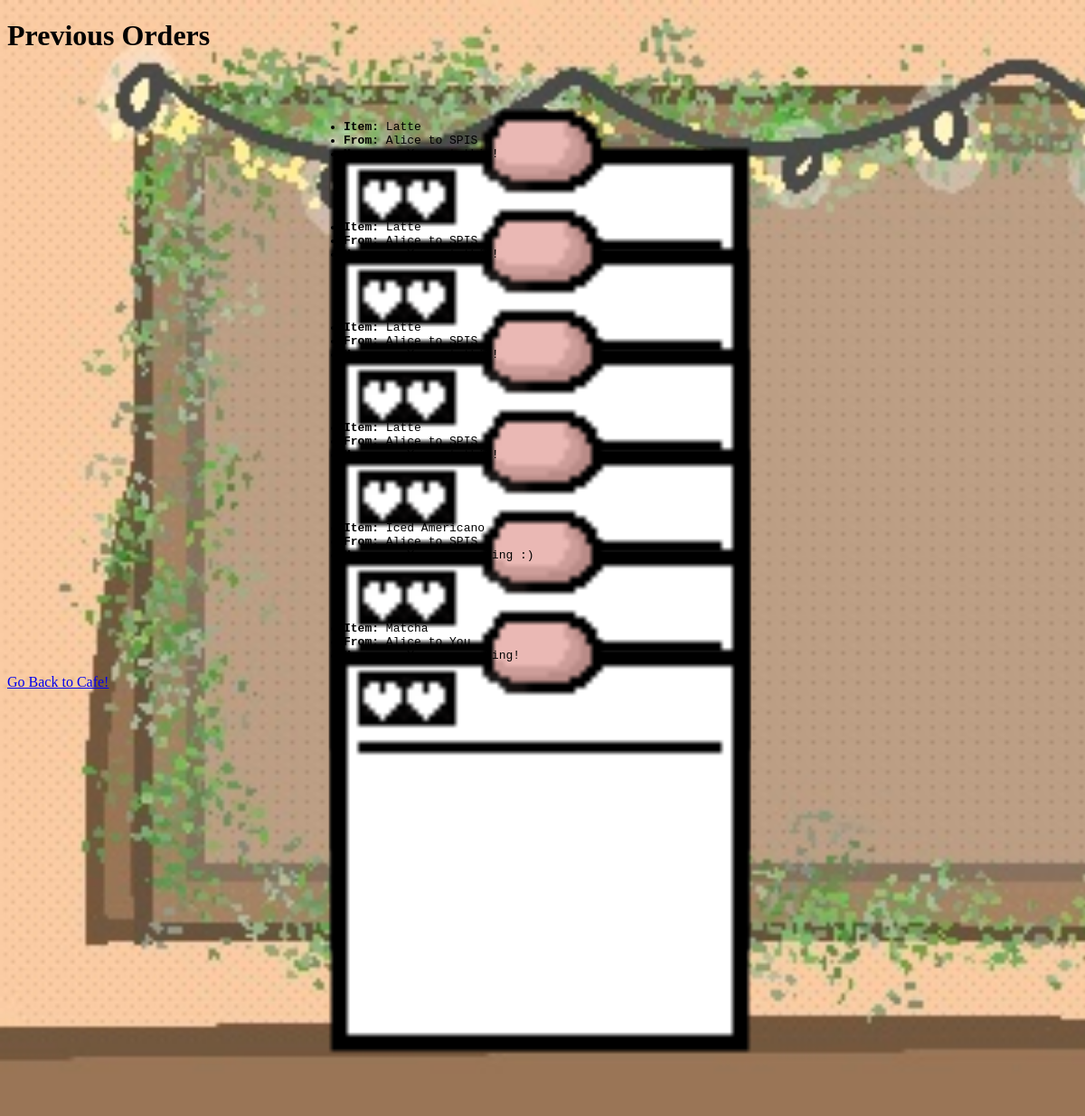
The page /orders on the database its author committed.
### tables this page shows
CREATE TABLE orders
        (order_id INTEGER PRIMARY KEY AUTOINCREMENT,
        sender_name TEXT NOT NULL,
        recipient_name TEXT NOT NULL,
        item_name TEXT NOT NULL,
        message TEXT NOT NULL);

### app.py (the view)
@app.route('/orders')
def show_orders():
    conn = get_db_connection()
    orders = conn.execute('SELECT * FROM orders').fetchall()
    conn.close()
    return render_template('orders.html', orders=orders)

### app.py (called while the page is built)
def get_db_connection():
    conn = sqlite3.connect('cafe.db')
    conn.row_factory = sqlite3.Row
    return conn

### templates/orders.html (shortened to what this page needs)
<!DOCTYPE html>
<html lang="en">
<head>
    <link rel="stylesheet" href="{{url_for('static', filename='orders.css')}}">
</head>
<body>
    <h1>Previous Orders</h1>
    {% if orders %}
    <div class="orders-container">
        {% for order in orders %}
            <div class="display-container">
                <img src="{{url_for('static', filename='coffee_notes.png')}}" alt="Coffee Notes" class="display-image">
                <div class="order-overlay">
                    <ul>
                        <li><b>Item:</b> {{ order.item_name }}<br></li>
                        <li><b>From:</b> {{ order.sender_name }} to {{ order.recipient_name }}<br></li>
                        <li><b>Message:</b> {{ order.message }}</li>
                    </ul>
                </div>
            </div>
        {% endfor %}
        </div>
    {% else %}
        <p>No orders have been placed yet.</p>
    {% endif %}
    <a href="/">Go Back to Cafe!</a>
</body>
</html>

### static/orders.css (style rules this page uses)
.display-container { position: relative; width: 600px; margin: 0 auto; }
.display-image { position: absolute; top: 0; left: 0; width: 100%; height: auto; z-index: 1; }
.order-overlay { position: relative; z-index: 2; padding: 20px; top: 20px; left: 20px; color: #000; font-family: monospace; }
body { background-image: url("library_bg.jpg"); background-size: cover; background-repeat: no-repeat; background-attachment: fixed; }

### rows shown on the page
orders: item_name "Latte", sender_name "Alice", recipient_name "SPIS", message "You got this!"
orders: item_name "Latte", sender_name "Alice", recipient_name "SPIS", message "You got this!"
orders: item_name "Latte", sender_name "Alice", recipient_name "SPIS", message "You got this!"
orders: item_name "Latte", sender_name "Alice", recipient_name "SPIS", message "You got this!"
orders: item_name "Iced Americano", sender_name "Alice", recipient_name "SPIS", message "You are amazing :)"
orders: item_name "Matcha", sender_name "Alice", recipient_name "You", message "You are amazing!"
